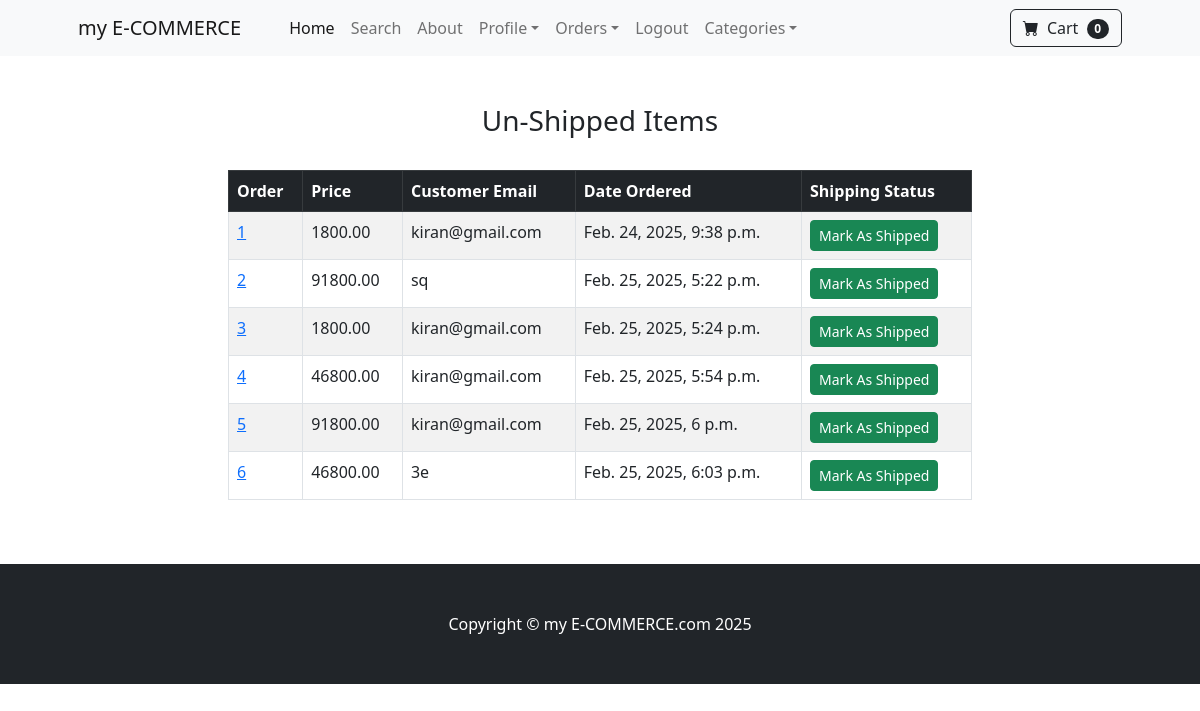
Page /payment/not_shipped_dash (signed in) on the earlier database version.
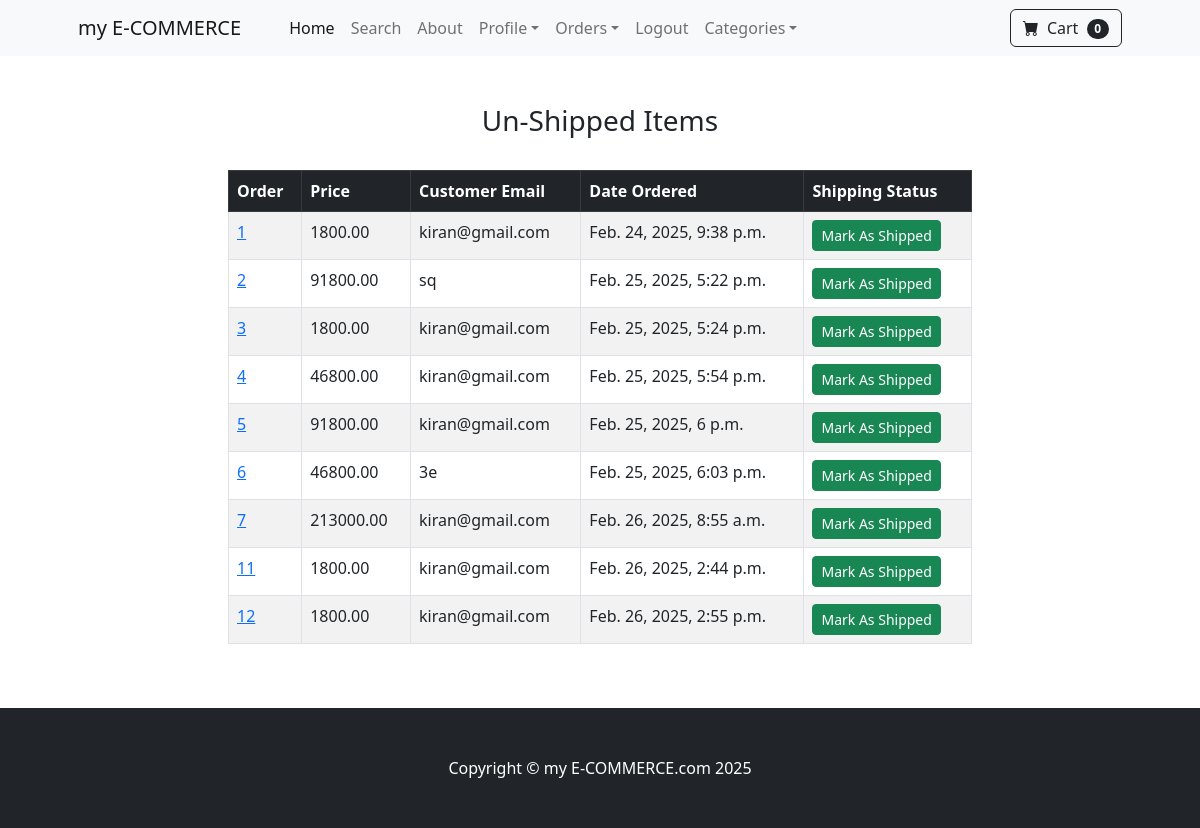
Same page on the later database version.
### payment/models.py (models this page shows, shortened)
class Order(models.Model):
    user = models.ForeignKey(User, on_delete=models.CASCADE, blank=True, null=True)
    full_name = models.CharField(max_length=200)
    email = models.CharField(max_length=200)
    shipping_address = models.TextField(max_length=20000)
    amount_paid = models.DecimalField(max_digits=10,decimal_places=2)
    date_ordered = models.DateTimeField(auto_now_add=True)
    shipped = models.BooleanField(default=False)
    date_shipped = models.DateTimeField(blank=True, null=True)

### payment/views.py (the view, shortened to what this page needs)
# urls.py: path("not_shipped_dash",views.not_shipped_dash, name='not_shipped_dash'),
def not_shipped_dash(request):
    if request.user.is_authenticated and request.user.is_superuser:
        orders = Order.objects.filter(shipped=False)
        return render(request, "payment/not_shipped_dash.html", {'orders':orders})
    else:
        messages.success(request,'Access Denied')
        return redirect('home')

### cart/cart.py (called while the page is built)
    def __len__(self):
        return len(self.cart)

### cart/context_processors.py (called while the page is built)
def cart(request):
	return {'cart': Cart(request)}

### payment/templates/payment/not_shipped_dash.html (shortened to what this page needs)
{% extends "base.html" %}
{% block content %}
<br>
<br>
<div class='container'>
   <div class='row'>
        <center>
            <div class='col-8'>
                <h3> Un-Shipped Items</h3>
                <br/>
                <table class="table table-striped table-hover table-bordered ">
                    <thead class="table-dark">
                      <tr>
                        <th scope="col">Order</th>
                        <th scope="col">Price</th>
                        <th scope="col">Customer Email</th>
                        <th scope="col">Date Ordered</th>
                        <th scope="col">Shipping Status</th>
                      </tr>
                    </thead>
                    <tbody>
                      {% for item in orders  %}
                      <tr>
                        <td><a href="{% url "orders" item.id %}">{{ item.id }}</a></td>
                        <td>{{ item.amount_paid }}</td>
                        <td>{{ item.email }}</td>
                        <td>{{ item.date_ordered }}</td>
                        <td><form method="POST">
                            <button type="submit" class="btn btn-success btn-sm">Mark As Shipped</button>
                        </form></td>
                      </tr>
                      {% endfor %}
                    </tbody>
                  </table>
                 </div>
        </center>
        </div>
</div>
<br>
<br>
{% endblock %}

### store/templates/base.html (shortened to what this page needs)
{% load static %}
<!DOCTYPE html>
<html lang="en">
    <head>
        <link href="https://cdn.jsdelivr.net/npm/bootstrap-icons@1.5.0/font/bootstrap-icons.css" rel="stylesheet" />
        <link href="{% static "css/styles.css" %}" rel="stylesheet" />
    </head>
    <body>
         {% include "navbar.html" %}
         {% block content %}
         {% endblock %}
        <footer class="py-5 bg-dark">
            <div class="container"><p class="m-0 text-center text-white">Copyright &copy; my E-COMMERCE.com 2025</p></div>
        </footer>
    </body>
</html>

### store/templates/navbar.html (shortened to what this page needs)
<nav class="navbar navbar-expand-lg navbar-light bg-light">
    <div class="container px-4 px-lg-5"><a class="navbar-brand" href="{% url "home" %}">my E-COMMERCE</a>
        <div class="collapse navbar-collapse" id="navbarSupportedContent">
            <ul class="navbar-nav me-auto mb-2 mb-lg-0 ms-lg-4">
                <li class="nav-item"><a class="nav-link active" aria-current="page" href="{% url "home" %}">Home</a></li>
                <li class="nav-item"><a class="nav-link" href={% url "search" %}>Search</a></li>
                <li class="nav-item"><a class="nav-link" href={% url "about" %}>About</a></li>
                {% if user.is_authenticated %}
                <li class="nav-item dropdown">
                    <a class="nav-link dropdown-toggle" id="navbarDropdown" href="#" role="button" data-bs-toggle="dropdown" aria-expanded="false">Profile</a>
                </li>
                {% if user.is_superuser %}
                <li class="nav-item dropdown">
                    <a class="nav-link dropdown-toggle" id="navbarDropdown" href="#" role="button" data-bs-toggle="dropdown" aria-expanded="false">Orders</a>
                </li>
                {% endif %}
                <li class="nav-item"><a class="nav-link" href={% url "logout" %}>Logout</a></li>
                 {% else %}
                <li class="nav-item"><a class="nav-link" href={% url "login" %}>Login</a></li>
                <li class="nav-item"><a class="nav-link" href={% url "register" %}>Register</a></li>
                {% endif %}
                <li class="nav-item dropdown">
                    <a class="nav-link dropdown-toggle" id="navbarDropdown" href="#" role="button" data-bs-toggle="dropdown" aria-expanded="false">Categories</a>
                </li>
            </ul>
            <form class="d-flex">
                <a href="{% url "cart_summary" %}" class="btn btn-outline-dark"><i class="bi-cart-fill me-1"></i>
                    Cart
                    <span class="badge bg-dark text-white ms-1 rounded-pill" id="card_quantity">
                        {{ cart|length }}
                    </span></a>
            </form>
        </div>
    </div>
</nav>

Differences in the rows shown:
added Order: id "7", amount_paid "213000.00", email "kiran@gmail.com", date_ordered "Feb. 26, 2025, 8:55 a.m."
added Order: id "11", amount_paid "1800.00", email "kiran@gmail.com", date_ordered "Feb. 26, 2025, 2:44 p.m."
added Order: id "12", amount_paid "1800.00", email "kiran@gmail.com", date_ordered "Feb. 26, 2025, 2:55 p.m."
